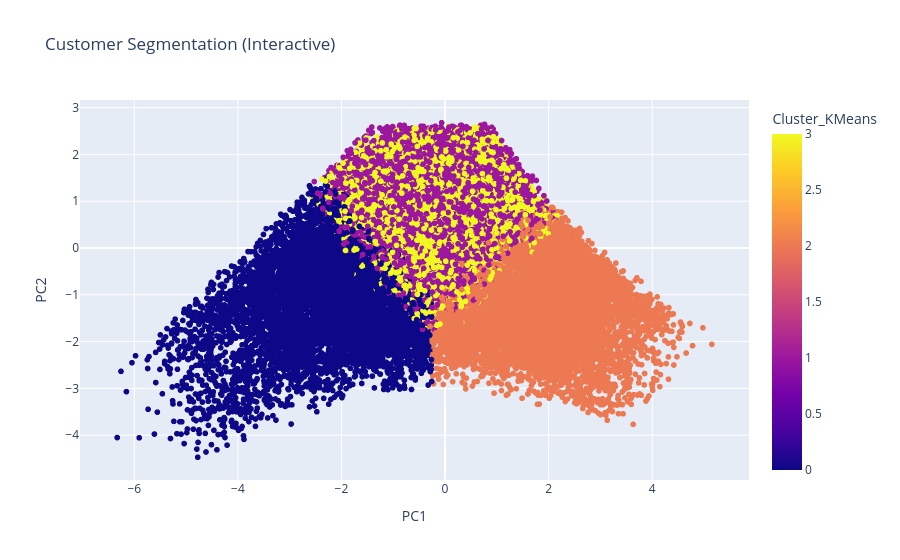

Notebook code for this chart:
### Code cell
fig = px.scatter(
    df,
    x="PC1",
    y="PC2",
    color="Cluster_KMeans",
    title="Customer Segmentation (Interactive)"
)
fig.show()

### Figure 1 — Plotly figure (JSON) as saved in the notebook; plotly's stock layout.template omitted (floating-point values rounded to 4 significant figures; data arrays with more than 128 entries replaced by an {"elided": "..."} marker saying what was removed)
{"data": [{"hovertemplate": "PC1=%{x}<br>PC2=%{y}<br>Cluster_KMeans=%{marker.color}<extra></extra>", "legendgroup": "", "marker": {"color": {"elided": "53503 int values"}, "coloraxis": "coloraxis", "symbol": "circle"}, "mode": "markers", "name": "", "showlegend": false, "type": "scattergl", "x": {"elided": "53503 float values"}, "xaxis": "x", "y": {"elided": "53503 float values"}, "yaxis": "y"}], "layout": {"coloraxis": {"colorbar": {"title": {"text": "Cluster_KMeans"}}, "colorscale": [[0, "#0d0887"], [0.1111, "#46039f"], [0.2222, "#7201a8"], [0.3333, "#9c179e"], [0.4444, "#bd3786"], [0.5556, "#d8576b"], [0.6667, "#ed7953"], [0.7778, "#fb9f3a"], [0.8889, "#fdca26"], [1, "#f0f921"]]}, "legend": {"tracegroupgap": 0}, "title": {"text": "Customer Segmentation (Interactive)"}, "xaxis": {"anchor": "y", "domain": [0, 1], "title": {"text": "PC1"}}, "yaxis": {"anchor": "x", "domain": [0, 1], "title": {"text": "PC2"}}}}
